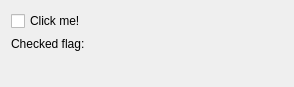
<?xml version="1.0" encoding="UTF-8"?>
<ui version="4.0">
 <class>Form</class>
 <widget class="QWidget" name="Form">
  <property name="geometry">
   <rect>
    <x>0</x>
    <y>0</y>
    <width>294</width>
    <height>87</height>
   </rect>
  </property>
  <property name="windowTitle">
   <string>Form</string>
  </property>
  <layout class="QVBoxLayout" name="verticalLayout">
   <item>
    <widget class="CCheckBox" name="CCheckBox">
     <property name="text">
      <string>Click me!</string>
     </property>
     <property name="channel" stdset="0">
      <string notr="true">japc:///DemoDevice/Settings#BoolVal</string>
     </property>
    </widget>
   </item>
   <item>
    <layout class="QFormLayout" name="formLayout">
     <item row="0" column="0">
      <widget class="QLabel" name="label">
       <property name="text">
        <string>Checked flag:</string>
       </property>
      </widget>
     </item>
     <item row="0" column="1">
      <widget class="CLabel" name="CLabel">
       <property name="channel" stdset="0">
        <string notr="true">japc:///DemoDevice/Settings#BoolVal</string>
       </property>
      </widget>
     </item>
    </layout>
   </item>
  </layout>
 </widget>
 <customwidgets>
  <customwidget>
   <class>PyDMLabel</class>
   <extends>QLabel</extends>
   <header>pydm.widgets.label</header>
  </customwidget>
  <customwidget>
   <class>PyDMCheckbox</class>
   <extends>QCheckBox</extends>
   <header>pydm.widgets.checkbox</header>
  </customwidget>
  <customwidget>
   <class>CCheckBox</class>
   <extends>PyDMCheckbox</extends>
   <header>comrad.qt.pydm_widgets</header>
  </customwidget>
  <customwidget>
   <class>CLabel</class>
   <extends>PyDMLabel</extends>
   <header>comrad.qt.pydm_widgets</header>
  </customwidget>
 </customwidgets>
 <resources/>
 <connections/>
</ui>
